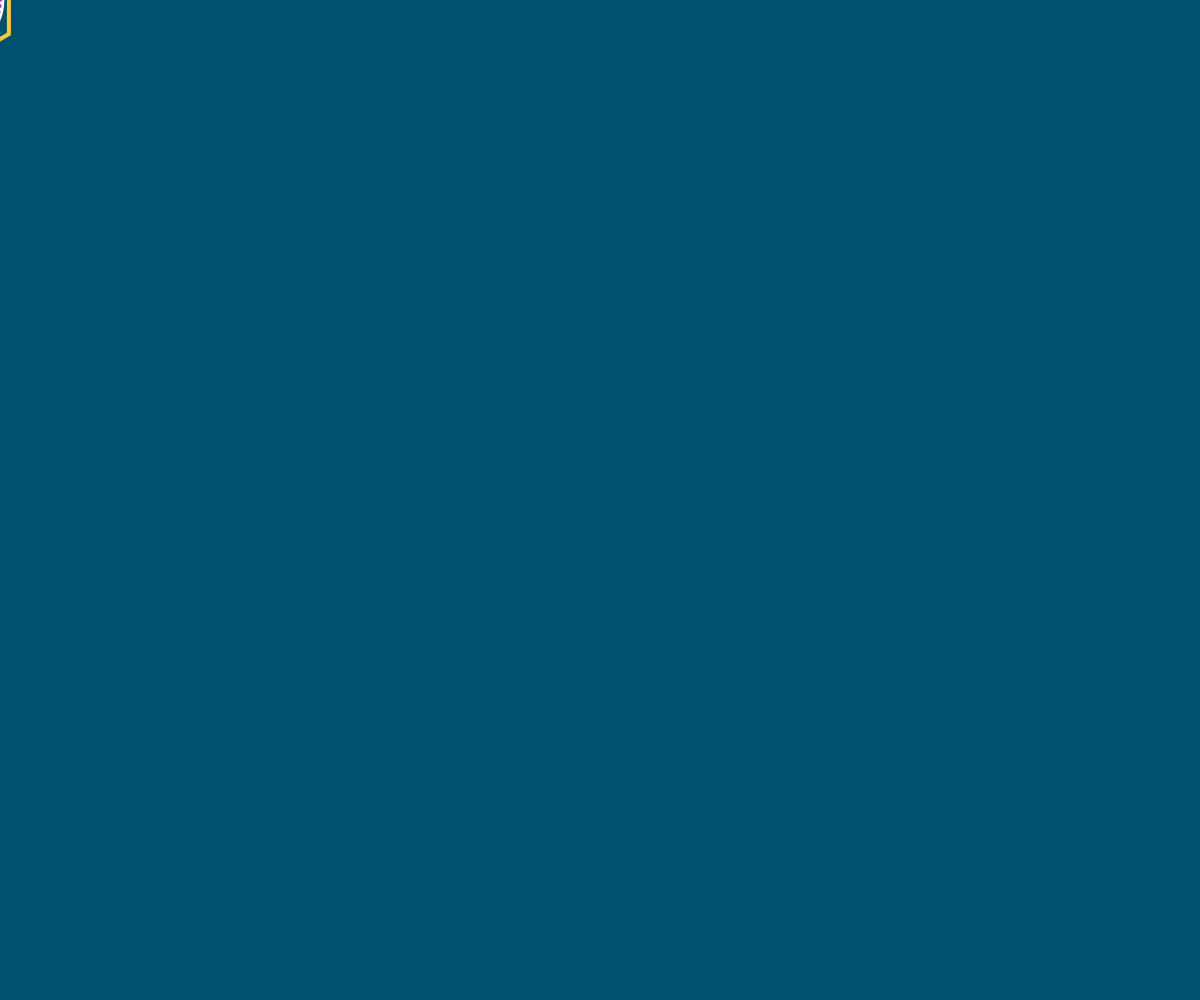
Frame 1 (no input)
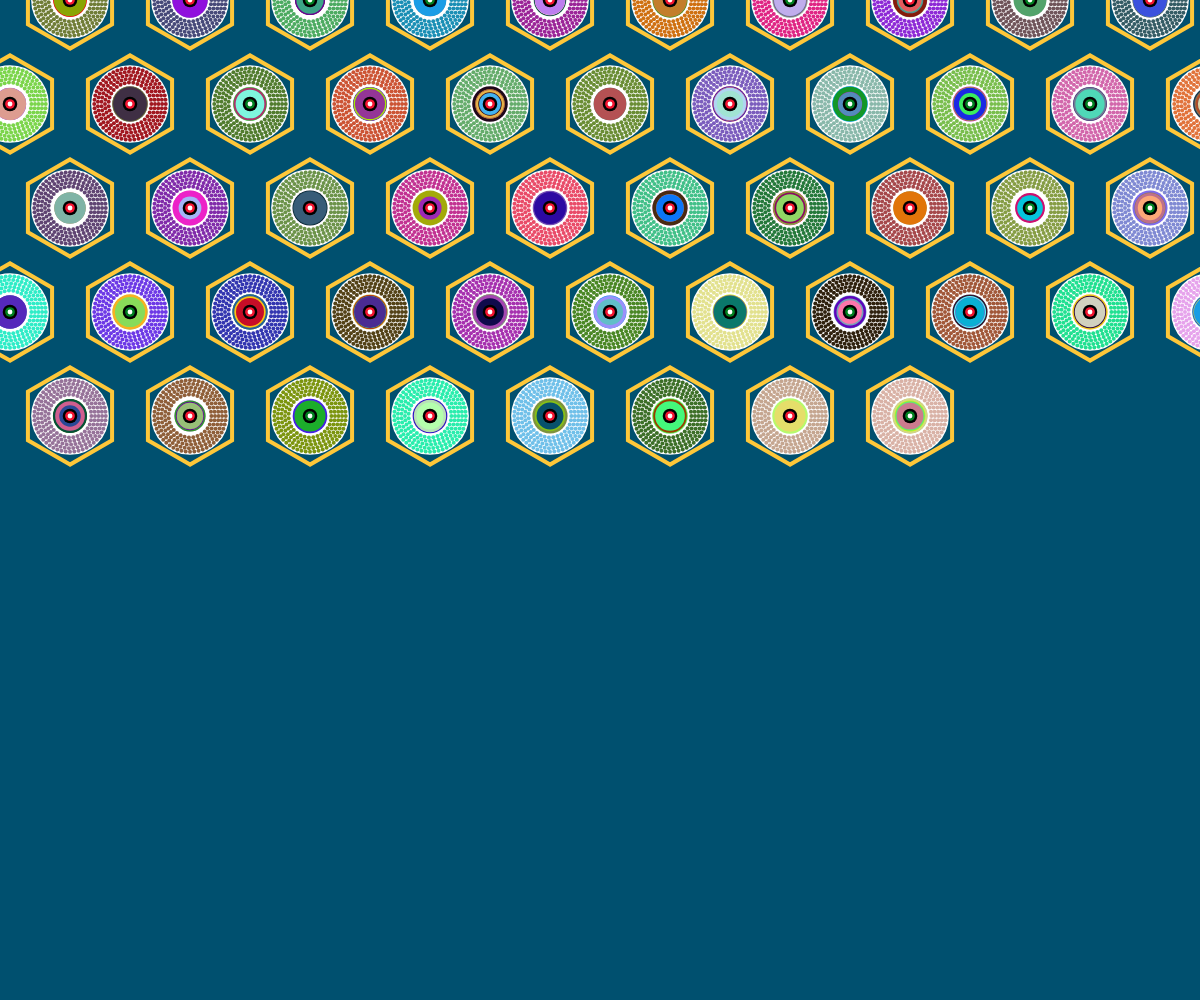
Frame 60 (no input)
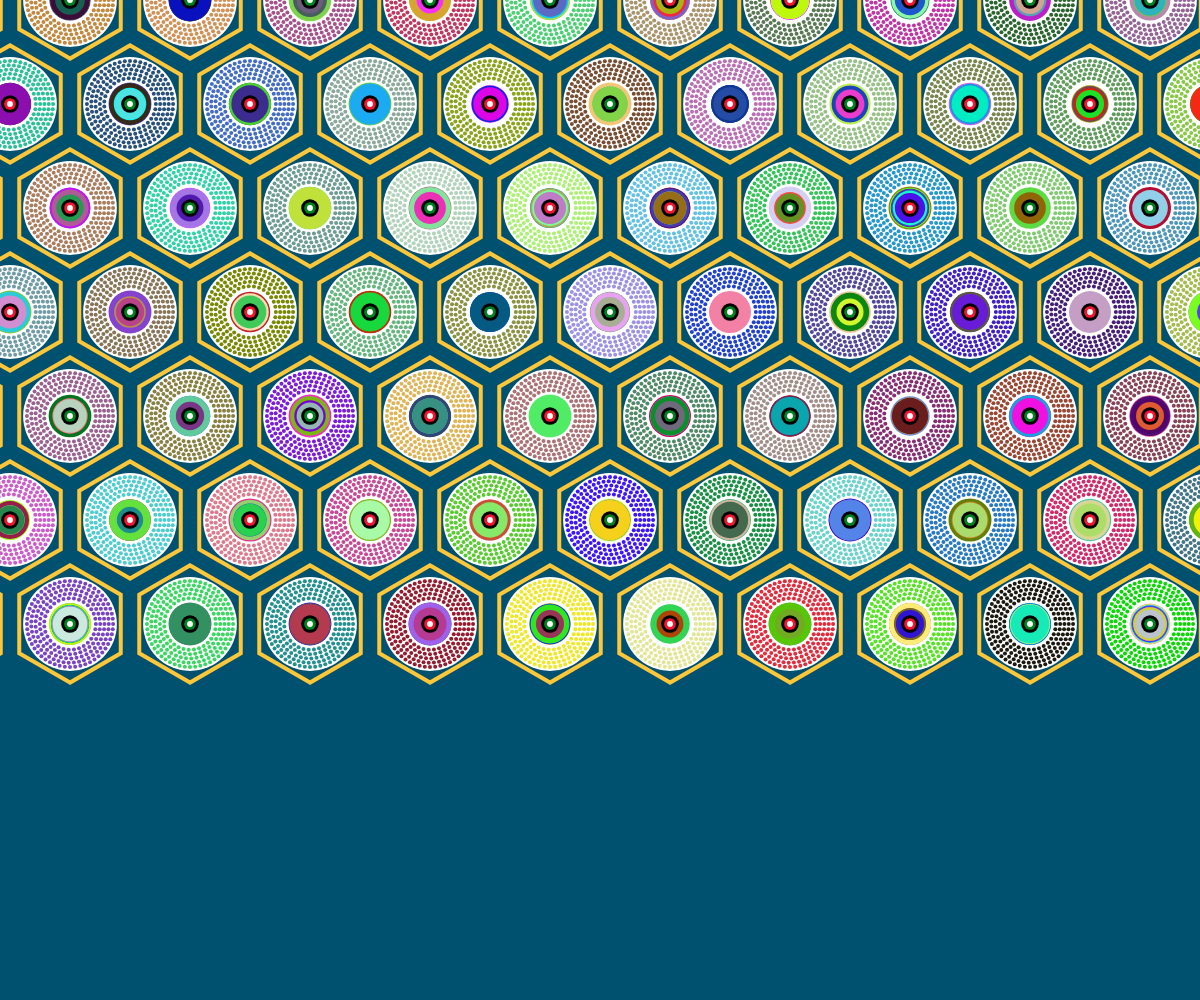
Frame 120 (the mouse pressed at the canvas centre since frame 60)

The p5.js sketch that drew these frames (run headless with seeded random() and noise() and a simulated clock; from frame 60 on, the mouse is pressed at the canvas centre):

// p5.js sketch
// ── sketch.js
let spotCircleR = [30, 35, 40, 45, 50]; // Set an aarry to hold the radius of the circle constitudeed by spots.
let spotR = 2; // Set the radius of the little spots.
let spacing = 2; // Set the spacing between each spot.
let patterns = []; // Set an array to store every patterns.
const hexagonSide = 68; // Set the side length of the hexagon.

let baseHexagonSide = 68; 
let timer;
let refreshTimer; 
let row = 0;
let col = 0;
let easing = 0.05; // Animation easing
let direction = 1; // Direction for size change
let currentSide = baseHexagonSide;


function setup() {
  createCanvas(windowWidth, windowHeight);
  background(0, 80, 111);
  arrangePatterns();
  timer = setInterval(drawNext, 4); //Draw Next
  refreshTimer = setInterval(resetCanvas, 4000); // Refresh canvas
}

function draw() {
  background(0, 80, 111); // Clear canvas

  // Update currentSide
  let targetSize;
  if (direction > 0) {
    targetSize = baseHexagonSide * 1.0;
  } else {
    targetSize = baseHexagonSide * 0.7;
  }

  currentSide = lerp(currentSide, targetSize, easing); // Smoothly change size
  
  // Reverse direction of size changing
  if (abs(currentSide - targetSize) < 0.1) {
    direction *= -1; 
  }
  
  for (let i = 0; i < row; i++) {
    for (let j = 0; j < patterns[i].length; j++) {
      patterns[i][j].display(currentSide);
    }
  }
  if (row < patterns.length) {
    for (let j = 0; j < col; j++) {
      patterns[row][j].display(currentSide);
    }
  }
}

function drawNext() {
  if (row < patterns.length) {
    col++;
    if (col > patterns[row].length) {
      col = 0;
      row++;
    }
  } else {
    clearInterval(timer); // Stop when all rows are drawn
  }
}

function resetCanvas() {
  patterns = []; 
  row = 0; // Reset pattern
  col = 0;
  arrangePatterns();
  clearInterval(timer); 
  timer = setInterval(drawNext, 4); 
}

// A class to create hexagon
class Hexagon {
  constructor(x, y, side) {
  //The x and y decide the center point of the hexagon
  //Length of each side of the hexagon
    this.x = x;
    this.y = y;
    this.side = side;
  }

  display(currentSide) {
    push();
    translate(this.x, this.y);
    stroke(254,199,57);
    strokeWeight(4);
    fill(255,255,255,0);
    rotate(PI / 2);
    //Draw the hexagon
    beginShape();
    //calculate every vertices of the hexagon.
    for (let angle = 0; angle < TWO_PI; angle += TWO_PI / 6) {
      let sx = cos(angle) * currentSide;
      let sy = sin(angle) * currentSide;
      vertex(sx, sy);
    }
    endShape(CLOSE);
    pop();
  }
}

class Pattern {
  constructor(x, y) {
    this.x = x;
    this.y = y;
    this.startColor = color(random(255), random(255), random(255));
    this.endColor = color(random(255), random(255), random(255));
    this.currentColor = this.startColor;
    this.targetColor = this.endColor;
    this.coreColor = color(random(['#F51531', '#018221']));
    this.spotCirclePositions = [];
    this.innerColors = [];

    for (let i = 0; i < 10; i++) {
      let r = Math.floor(Math.random() * 256);
      let g = Math.floor(Math.random() * 256);
      let b = Math.floor(Math.random() * 256);
      let colorValue = color(r, g, b);
      this.innerColors.push(colorValue);
    }

    //Calculate the positions of spots
    for (let radius of spotCircleR) {
      let circumference = TWO_PI * radius;
      let numSpots = floor(circumference / (2 * spotR + spacing));
      for (let i = 0; i < numSpots; i++) {
        let angle = map(i, 0, numSpots, 0, TWO_PI);
        let x = cos(angle) * radius;
        let y = sin(angle) * radius;
        this.spotCirclePositions.push({ x, y });
      }
    }

    this.hexagon = new Hexagon(0, 0, hexagonSide);
  }

  updateColor() {
    this.currentColor = lerpColor(this.currentColor, this.targetColor, easing);
    if (frameCount % 120 == 0) {
      this.targetColor = color(random(255), random(255), random(255));
    }
  }

  display(currentSide) {
    this.updateColor();
    push();
    translate(this.x, this.y);
    this.hexagon.display(currentSide);

    // Background Circle
    noStroke();
    fill(255,255,255);
    ellipse(0, 0, currentSide * 1.6, currentSide * 1.6); // Adjust circle size
    for (let pos of this.spotCirclePositions) {
      fill(this.currentColor);
      ellipse(pos.x * (currentSide / hexagonSide), pos.y * (currentSide / hexagonSide), spotR * 2, spotR * 2); // Adjust spot positions
    }

    // Generate the 10 circle that radius between 30 and 50
    for (let i = 0; i < 10; i++) {
      let radius = random(30, 50) * (currentSide / hexagonSide); // Adjust circle size
      fill(this.innerColors[i]);
      ellipse(0, 0, radius, radius);
    }

    // Generate the core circles
    fill(0);
    ellipse(0, 0, currentSide * 0.3, currentSide * 0.3); // Adjust circle size
    fill(this.coreColor);
    ellipse(0, 0, currentSide * 0.2, currentSide * 0.2); // Adjust circle size
    fill(255);
    ellipse(0, 0, currentSide * 0.1, currentSide * 0.1); // Adjust circle size
    pop();
  }
}

//Make the canvas change according to the window size
function windowResized() {
  resizeCanvas(windowWidth, windowHeight);
  arrangePatterns();
  background(0);
  row = 0; // Reset pattern
  col = 0; 
}


// Alternate the horizontal offset for each row to create a honeycomb
function arrangePatterns() {
  patterns = [];
  let yOffset = 0;
  let alternate = false;
  while (yOffset < height + 55) {
    let xOffset;
    if (alternate) {
      xOffset = 110;
    } else {
      xOffset = 50;
    }

    let rowPatterns = [];
    for (let x = -xOffset; x < width + 55; x += 120) {
      rowPatterns.push(new Pattern(x, yOffset));
    }
    patterns.push(rowPatterns);
    yOffset += 104;
    alternate = !alternate;
  }
}
